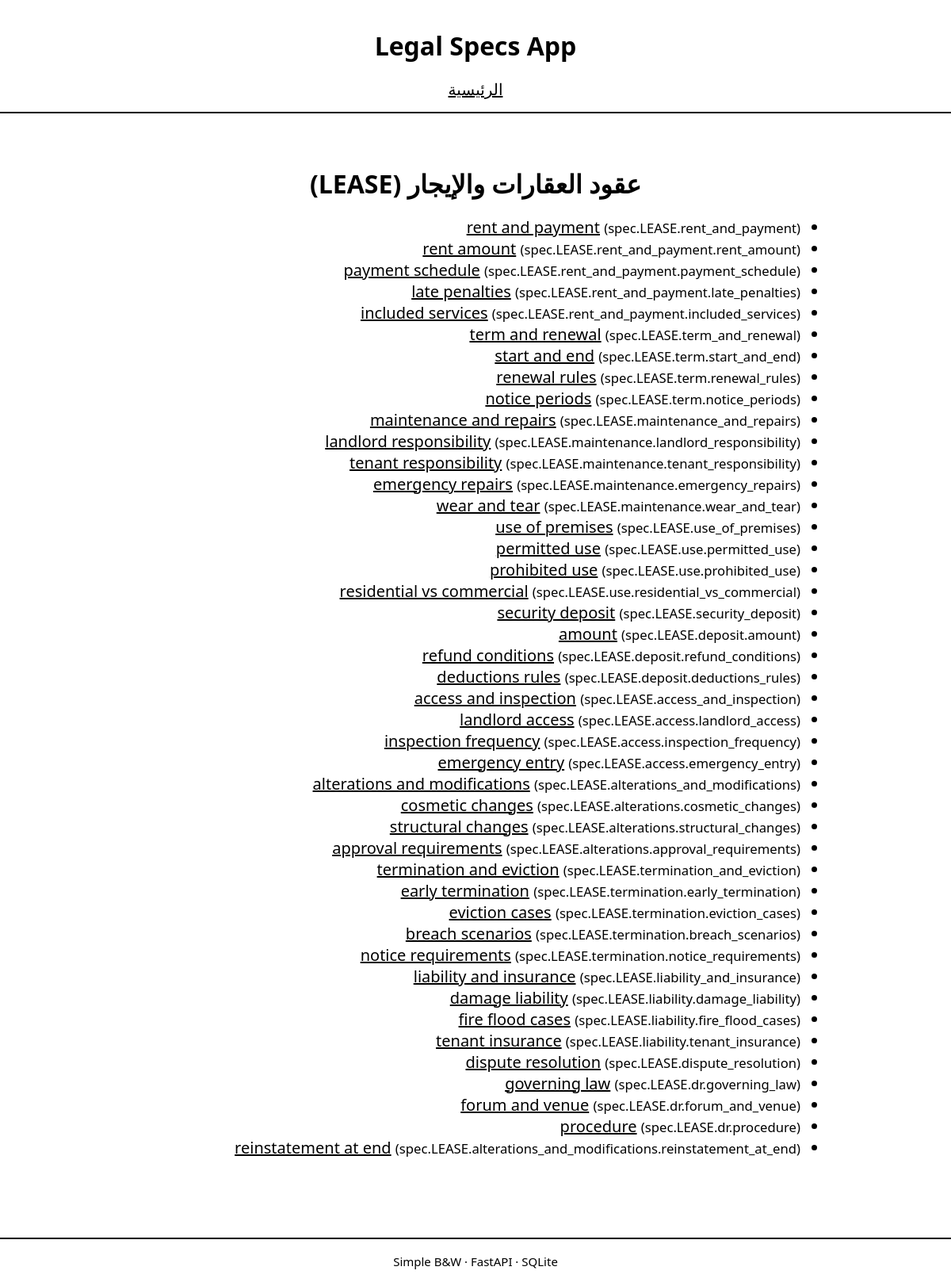
The page /category/LEASE on the database its author committed.
### app/models.py (models this page shows)
class Category(Base):
    __tablename__ = "categories"
    id = Column(Integer, primary_key=True, index=True)
    slug = Column(String, unique=True, index=True)
    name_ar = Column(String)
    name_en = Column(String)
    nodes = relationship("Node", back_populates="category")

class Node(Base):
    __tablename__ = "nodes"
    id = Column(Integer, primary_key=True, index=True)
    category_id = Column(Integer, ForeignKey("categories.id"))
    spec_code = Column(String, index=True)
    spec_id = Column(String, unique=True, nullable=True)
    title = Column(String)
    path = Column(String)
    category = relationship("Category", back_populates="nodes")
    versions = relationship(
        "ContentVersion",
        back_populates="node",
        order_by="ContentVersion.version.desc()",
    )

### app/main.py (the view)
@app.get("/category/{slug}", response_class=HTMLResponse)
def category_detail(slug: str, request: Request, db: Session = Depends(get_db)):
    category = db.query(Category).filter(Category.slug == slug).first()
    if not category:
        raise HTTPException(status_code=404, detail="Category not found")
    nodes = category.nodes
    return templates.TemplateResponse(
        "category.html",
        {"request": request, "category": category, "nodes": nodes},
    )

### app/templates/category.html
{% extends "base.html" %}
{% block content %}
<h2>{{ category.name_ar }} ({{ category.slug }})</h2>
<ul>
    {% for node in nodes %}
        <li>
            <a href="/node/{{ node.id }}">{{ node.title or node.spec_code }}</a>
            <small>({{ node.spec_code }})</small>
        </li>
    {% else %}
        <li>لا يوجد بنود بعد.</li>
    {% endfor %}
</ul>
{% endblock %}

### static/style.css (style rules this page uses)
body { font-family: system-ui, sans-serif; background: #fff; color: #000; margin: 0; padding: 0; font-size: 20px; }
h1, h2 { font-size: 32px; margin-bottom: 20px; text-align: center; }
a { color: #000; text-decoration: underline; font-size: 20px; }

### rows shown on the page
Category: name_ar "عقود العقارات والإيجار", slug "LEASE"
Node: title "rent and payment", spec_code "spec.LEASE.rent_and_payment"
Node: title "rent amount", spec_code "spec.LEASE.rent_and_payment.rent_amount"
Node: title "payment schedule", spec_code "spec.LEASE.rent_and_payment.payment_schedule"
Node: title "late penalties", spec_code "spec.LEASE.rent_and_payment.late_penalties"
Node: title "included services", spec_code "spec.LEASE.rent_and_payment.included_services"
Node: title "term and renewal", spec_code "spec.LEASE.term_and_renewal"
Node: title "start and end", spec_code "spec.LEASE.term.start_and_end"
Node: title "renewal rules", spec_code "spec.LEASE.term.renewal_rules"
Node: title "notice periods", spec_code "spec.LEASE.term.notice_periods"
Node: title "maintenance and repairs", spec_code "spec.LEASE.maintenance_and_repairs"
Node: title "landlord responsibility", spec_code "spec.LEASE.maintenance.landlord_responsibility"
Node: title "tenant responsibility", spec_code "spec.LEASE.maintenance.tenant_responsibility"
Node: title "emergency repairs", spec_code "spec.LEASE.maintenance.emergency_repairs"
Node: title "wear and tear", spec_code "spec.LEASE.maintenance.wear_and_tear"
Node: title "use of premises", spec_code "spec.LEASE.use_of_premises"
Node: title "permitted use", spec_code "spec.LEASE.use.permitted_use"
Node: title "prohibited use", spec_code "spec.LEASE.use.prohibited_use"
Node: title "residential vs commercial", spec_code "spec.LEASE.use.residential_vs_commercial"
Node: title "security deposit", spec_code "spec.LEASE.security_deposit"
Node: title "amount", spec_code "spec.LEASE.deposit.amount"
Node: title "refund conditions", spec_code "spec.LEASE.deposit.refund_conditions"
Node: title "deductions rules", spec_code "spec.LEASE.deposit.deductions_rules"
Node: title "access and inspection", spec_code "spec.LEASE.access_and_inspection"
Node: title "landlord access", spec_code "spec.LEASE.access.landlord_access"
Node: title "inspection frequency", spec_code "spec.LEASE.access.inspection_frequency"
Node: title "emergency entry", spec_code "spec.LEASE.access.emergency_entry"
Node: title "alterations and modifications", spec_code "spec.LEASE.alterations_and_modifications"
Node: title "cosmetic changes", spec_code "spec.LEASE.alterations.cosmetic_changes"
Node: title "structural changes", spec_code "spec.LEASE.alterations.structural_changes"
Node: title "approval requirements", spec_code "spec.LEASE.alterations.approval_requirements"
Node: title "termination and eviction", spec_code "spec.LEASE.termination_and_eviction"
Node: title "early termination", spec_code "spec.LEASE.termination.early_termination"
Node: title "eviction cases", spec_code "spec.LEASE.termination.eviction_cases"
Node: title "breach scenarios", spec_code "spec.LEASE.termination.breach_scenarios"
Node: title "notice requirements", spec_code "spec.LEASE.termination.notice_requirements"
Node: title "liability and insurance", spec_code "spec.LEASE.liability_and_insurance"
Node: title "damage liability", spec_code "spec.LEASE.liability.damage_liability"
Node: title "fire flood cases", spec_code "spec.LEASE.liability.fire_flood_cases"
Node: title "tenant insurance", spec_code "spec.LEASE.liability.tenant_insurance"
Node: title "dispute resolution", spec_code "spec.LEASE.dispute_resolution"
Node: title "governing law", spec_code "spec.LEASE.dr.governing_law"
Node: title "forum and venue", spec_code "spec.LEASE.dr.forum_and_venue"
Node: title "procedure", spec_code "spec.LEASE.dr.procedure"
Node: title "reinstatement at end", spec_code "spec.LEASE.alterations_and_modifications.reinstatement_at_end"
